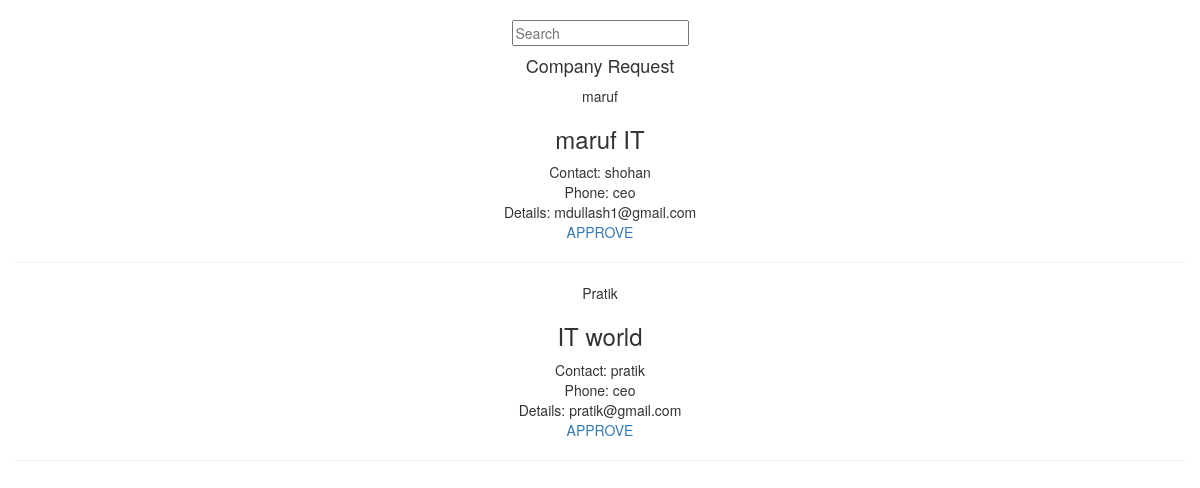
Screenshot of /adminHome.php (signed in) with the database file from the repository.
### tables this page shows
CREATE TABLE `company` (
  `uID` text NOT NULL,
  `Name` text NOT NULL,
  `type` text NOT NULL,
  `Location` text NOT NULL,
  `ContactPersonName` text NOT NULL,
  `Designation` text NOT NULL,
  `ContactPersonDetails` text NOT NULL,
  `Status` text NOT NULL,
  `UIDD` varchar(20) NOT NULL
);

### adminHome.php (the view, shortened to what this page needs)
<?php
if($_SESSION["loggedInType"]=="Admin"){
?>
<!DOCTYPE html>
<html>
<head>
	<link rel="stylesheet" href="http://maxcdn.bootstrapcdn.com/bootstrap/3.3.6/css/bootstrap.min.css">
</head>
<body align="center">
</head>
<body class="container-fluid">
<br>
<form>
        <input type="text" name="search" placeholder="Search" onkeyup="showResult(this.value)">
</form>
	<div>
		<h4>Company Request</h4>
		<?php
				include('includes/dbh.php');
				$query = "select * from company where Status=0;";
				$result = mysqli_query($conn,$query);
				$resultCheck = mysqli_num_rows($result);
				if($resultCheck>0){
					while($row=mysqli_fetch_assoc($result)){
						$uID = $row['uID'];
						$companyName =$row['Name'];
						$referenceName = $row['ContactPersonName'];
						$designation =$row['Designation'];
						$referanceDetails =$row['ContactPersonDetails'];
						echo "$uID";
						echo '<h3>'.$companyName.'</h3>';
						echo 'Contact: '.$referenceName.'<br>';
						echo 'Phone: '.$designation.'<br>';
						echo 'Details: '.$referanceDetails.'<br>';
						echo '<a href="handleAdminApprove.php?uID='.$uID.'">APPROVE</a>';
						echo '<hr>';
					}
				}
		?>
	</div>
</body>
</html>
<?php
}
else{
	echo '<h1>Invalid Request....</h1>';
}
?>

### rows the page displays
company: uID "maruf", Name "maruf IT", ContactPersonName "shohan", Designation "ceo", ContactPersonDetails "mdullash1@gmail.com"
company: uID "Pratik", Name "IT world", ContactPersonName "pratik", Designation "ceo", ContactPersonDetails "pratik@gmail.com"
